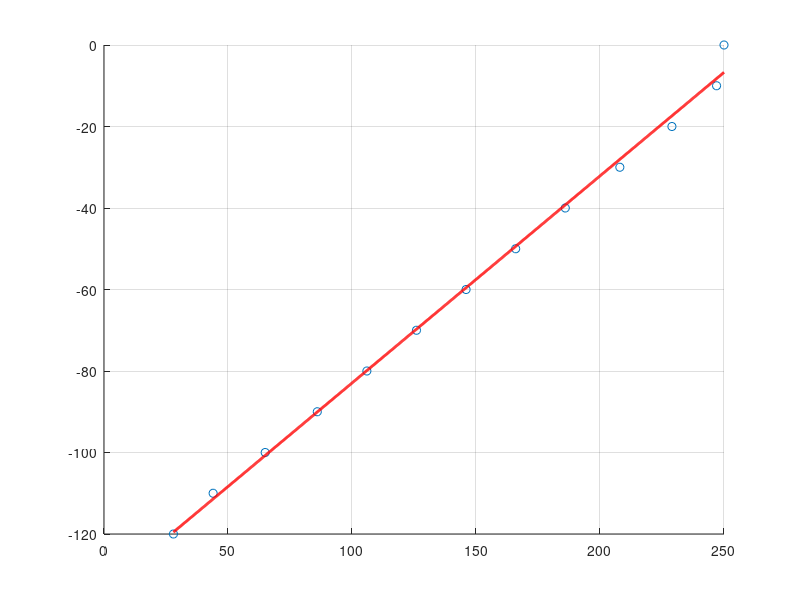

This chart was generated by the following MATLAB code:
% For the si446x chip the rssi can be caluated using:
% rssi_computed = (rssi_reg_value)/2 - rssi_cal


% Test data from Nice RF for the rf446x series of modules this is for
% all of the frequencies they support.
rssi_computed = [-120, -110, -100, -90, -80, -70, -60, -50, -40, -30, -20, -10, 0];
rssi_reg_value = [28, 44, 65, 86, 106, 126, 146, 166, 186, 208, 229, 247, 250];

hold on; % Set hold on so the next plot does not blow away the one we just drew.

% Plot
figure(1);
plot(rssi_reg_value, rssi_computed, 'o');
point_count = 1000; % how many points in the best fit line data

coefficients = polyfit(rssi_reg_value, rssi_computed, 1);
rssi_reg_value_fit = linspace(min(rssi_reg_value), max(rssi_reg_value), point_count);

rssi_computed_fit = polyval(coefficients , rssi_reg_value_fit);
plot(rssi_reg_value_fit, rssi_computed_fit, 'r-', 'LineWidth', 2); % Plot fitted line.
grid on;

slope_fit = (rssi_computed_fit(end) - rssi_computed_fit(1)) / (rssi_reg_value_fit(end) - rssi_reg_value_fit(1));
rssi_cal = - rssi_computed_fit(point_count/2) + rssi_reg_value_fit(point_count/2) * slope_fit;

